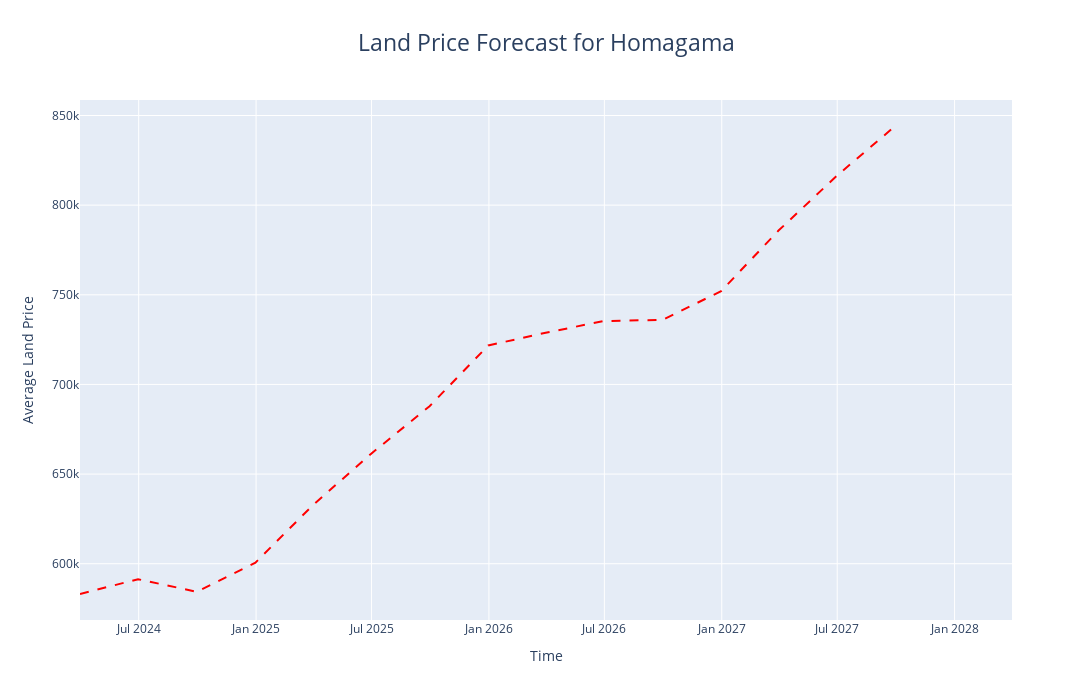

This figure's notebook cell:
### Code cell
import pandas as pd
import numpy as np
import plotly.express as px
from statsmodels.tsa.statespace.sarimax import SARIMAX

# Assuming time_series_df and user_city are already defined

time_series_df['posted_date'] = pd.to_datetime(time_series_df['posted_date'])

time_series_df['year'] = time_series_df['posted_date'].dt.year
time_series_df['quarter'] = time_series_df['posted_date'].dt.quarter

train_data = time_series_df[time_series_df['posted_date'] < '2023-09-01']

prediction_period = pd.date_range(start='2024-01-01', end='2027-03-31', freq='Q')
prediction_data = pd.DataFrame({'posted_date': prediction_period, 'quarter': prediction_period.quarter})

user_city = input("Enter the main_city: ")

city_df = time_series_df[time_series_df['main_city'] == user_city]

city_df.set_index('posted_date', inplace=True)
quarterly_avg = city_df['price_land_pp'].resample('Q').mean()

train_size = int(len(quarterly_avg) * 0.8)
train, test = quarterly_avg[:train_size], quarterly_avg[train_size:]

order = (1, 1, 1) 
seasonal_order = (1, 1, 1, 8) 
model = SARIMAX(train, order=order, seasonal_order=seasonal_order)
model_fit = model.fit()

forecast_steps = len(test) + 12 
forecast = model_fit.get_forecast(steps=forecast_steps)

end_of_train_index = quarterly_avg.index[-1]

forecast_index = pd.date_range(start='2024-01-01', periods=forecast_steps, freq='Q')

smoothed_forecast = forecast.predicted_mean.rolling(window=5, min_periods=1).mean() 
smoothed_forecast = smoothed_forecast.shift(-2)  

# Create a Plotly figure
fig = px.line(x=forecast_index, y=smoothed_forecast, labels={'x': 'Time', 'y': 'Average Land Price'},
              title=f"Land Price Forecast for {user_city}")

fig.update_layout(
    width=1400,
    height=700,
    title=dict(
        text=f"Land Price Forecast for {user_city}",
        x=0.5,  
        y=0.95,  
        xanchor='center',
        #yanchor='top',
        font=dict(size=23), automargin=True
    )
)

fig.update_traces(line=dict(color='red', dash='dash'))

fig.show()

### Figure 1 — Plotly figure (JSON) as saved in the notebook; plotly's stock layout.template omitted (floating-point values rounded to 4 significant figures)
{"data": [{"hovertemplate": "Time=%{x}<br>Average Land Price=%{y}<extra></extra>", "legendgroup": "", "line": {"color": "red", "dash": "dash"}, "marker": {"symbol": "circle"}, "mode": "lines", "name": "", "orientation": "v", "showlegend": false, "type": "scatter", "x": ["2024-03-31T00:00:00", "2024-06-30T00:00:00", "2024-09-30T00:00:00", "2024-12-31T00:00:00", "2025-03-31T00:00:00", "2025-06-30T00:00:00", "2025-09-30T00:00:00", "2025-12-31T00:00:00", "2026-03-31T00:00:00", "2026-06-30T00:00:00", "2026-09-30T00:00:00", "2026-12-31T00:00:00", "2027-03-31T00:00:00", "2027-06-30T00:00:00", "2027-09-30T00:00:00", "2027-12-31T00:00:00", "2028-03-31T00:00:00"], "xaxis": "x", "y": [583100.0, 591400.0, 584400.0, 600600.0, 632600.0, 661200.0, 687900.0, 721700.0, 728800.0, 735400.0, 736000.0, 752000.0, 785800.0, 816200.0, 844100.0, null, null], "yaxis": "y"}], "layout": {"height": 700, "legend": {"tracegroupgap": 0}, "title": {"automargin": true, "font": {"size": 23}, "text": "Land Price Forecast for Homagama", "x": 0.5, "xanchor": "center", "y": 0.95}, "width": 1400, "xaxis": {"anchor": "y", "domain": [0, 1], "title": {"text": "Time"}}, "yaxis": {"anchor": "x", "domain": [0, 1], "title": {"text": "Average Land Price"}}}}
